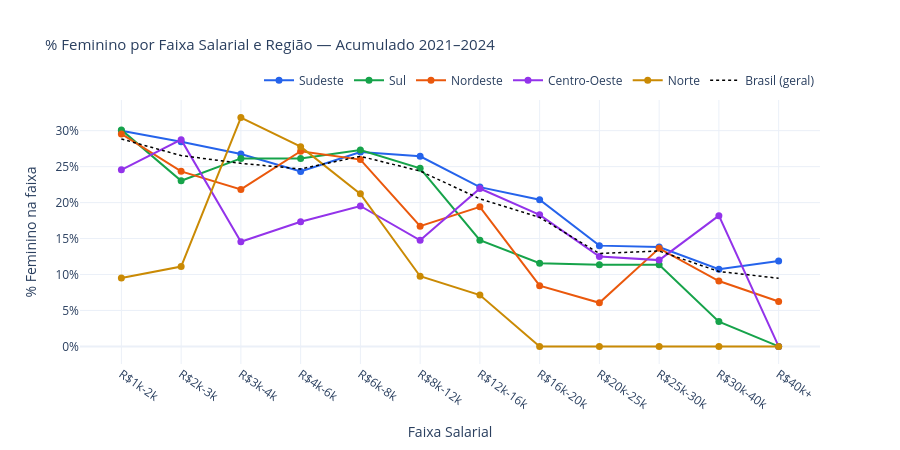

This figure's notebook cell:
### Markdown cell above
---
## G-R4 — Faixa Salarial × Região × Gênero
> % feminino dentro de cada faixa salarial, comparado entre regiões. Revela onde a desigualdade salarial de gênero é mais ou menos acentuada.

### Code cell
df_sal = df_reg.dropna(subset=['faixa_salarial'])

fig = go.Figure()

for regiao in REGIOES:
    sub = df_sal[df_sal['regiao'] == regiao]
    pct = pct_feminino_por_grupo(sub, 'faixa_salarial').reindex(FAIXA_SALARIAL_ORDEM)

    fig.add_trace(go.Scatter(
        x=FAIXA_SALARIAL_ORDEM,
        y=pct.values,
        mode='lines+markers',
        name=regiao,
        line=dict(color=CORES_REGIAO[regiao], width=2),
        marker=dict(size=7),
    ))

# Linha de referência: % feminino geral
pct_geral = pct_feminino_por_grupo(df_sal, 'faixa_salarial').reindex(FAIXA_SALARIAL_ORDEM)
fig.add_trace(go.Scatter(
    x=FAIXA_SALARIAL_ORDEM,
    y=pct_geral.values,
    mode='lines',
    name='Brasil (geral)',
    line=dict(color='black', width=1.5, dash='dot'),
))

fig = layout_padrao(fig, '% Feminino por Faixa Salarial e Região — Acumulado 2021–2024', height=450)
fig.update_yaxes(ticksuffix='%', title_text='% Feminino na faixa')
fig.update_xaxes(tickangle=35, title_text='Faixa Salarial')
fig.show()

### Figure 1 — Plotly figure (JSON) as saved in the notebook; plotly's stock layout.template omitted (floating-point values rounded to 4 significant figures)
{"data": [{"line": {"color": "#2563EB", "width": 2}, "marker": {"size": 7}, "mode": "lines+markers", "name": "Sudeste", "type": "scatter", "x": ["R$1k-2k", "R$2k-3k", "R$3k-4k", "R$4k-6k", "R$6k-8k", "R$8k-12k", "R$12k-16k", "R$16k-20k", "R$20k-25k", "R$25k-30k", "R$30k-40k", "R$40k+"], "y": [29.97, 28.47, 26.75, 24.31, 27.02, 26.44, 22.15, 20.39, 14.01, 13.83, 10.74, 11.88]}, {"line": {"color": "#16A34A", "width": 2}, "marker": {"size": 7}, "mode": "lines+markers", "name": "Sul", "type": "scatter", "x": ["R$1k-2k", "R$2k-3k", "R$3k-4k", "R$4k-6k", "R$6k-8k", "R$8k-12k", "R$12k-16k", "R$16k-20k", "R$20k-25k", "R$25k-30k", "R$30k-40k", "R$40k+"], "y": [30.11, 23.03, 26.14, 26.12, 27.29, 24.76, 14.77, 11.56, 11.34, 11.36, 3.448, 0]}, {"line": {"color": "#EA580C", "width": 2}, "marker": {"size": 7}, "mode": "lines+markers", "name": "Nordeste", "type": "scatter", "x": ["R$1k-2k", "R$2k-3k", "R$3k-4k", "R$4k-6k", "R$6k-8k", "R$8k-12k", "R$12k-16k", "R$16k-20k", "R$20k-25k", "R$25k-30k", "R$30k-40k", "R$40k+"], "y": [29.55, 24.34, 21.83, 27.15, 25.97, 16.72, 19.41, 8.451, 6.061, 13.64, 9.091, 6.25]}, {"line": {"color": "#9333EA", "width": 2}, "marker": {"size": 7}, "mode": "lines+markers", "name": "Centro-Oeste", "type": "scatter", "x": ["R$1k-2k", "R$2k-3k", "R$3k-4k", "R$4k-6k", "R$6k-8k", "R$8k-12k", "R$12k-16k", "R$16k-20k", "R$20k-25k", "R$25k-30k", "R$30k-40k", "R$40k+"], "y": [24.56, 28.75, 14.55, 17.33, 19.53, 14.75, 21.95, 18.29, 12.5, 12, 18.18, 0]}, {"line": {"color": "#CA8A04", "width": 2}, "marker": {"size": 7}, "mode": "lines+markers", "name": "Norte", "type": "scatter", "x": ["R$1k-2k", "R$2k-3k", "R$3k-4k", "R$4k-6k", "R$6k-8k", "R$8k-12k", "R$12k-16k", "R$16k-20k", "R$20k-25k", "R$25k-30k", "R$30k-40k", "R$40k+"], "y": [9.524, 11.11, 31.82, 27.78, 21.21, 9.756, 7.143, 0, 0, 0, 0, 0]}, {"line": {"color": "black", "dash": "dot", "width": 1.5}, "mode": "lines", "name": "Brasil (geral)", "type": "scatter", "x": ["R$1k-2k", "R$2k-3k", "R$3k-4k", "R$4k-6k", "R$6k-8k", "R$8k-12k", "R$12k-16k", "R$16k-20k", "R$20k-25k", "R$25k-30k", "R$30k-40k", "R$40k+"], "y": [28.84, 26.54, 25.46, 24.67, 26.43, 24.38, 20.52, 17.94, 12.92, 13.26, 10.42, 9.479]}], "layout": {"height": 450, "legend": {"orientation": "h", "x": 1, "xanchor": "right", "y": 1.02, "yanchor": "bottom"}, "title": {"font": {"size": 15}, "text": "% Feminino por Faixa Salarial e Região — Acumulado 2021–2024"}, "xaxis": {"tickangle": 35, "title": {"text": "Faixa Salarial"}}, "yaxis": {"ticksuffix": "%", "title": {"text": "% Feminino na faixa"}}}}
